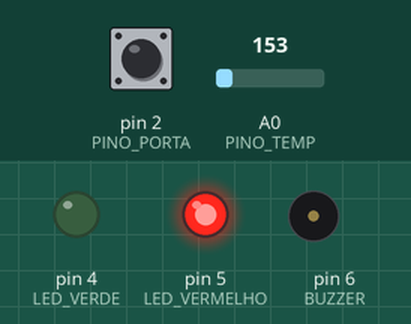
The sketch below on a simulated Arduino Uno, built with avr-gcc and run on an emulated ATmega328P. Shown: output pins drawn as LEDs (lit = HIGH), buzzer (waves = sounding). The test bench sets the inputs (shaded band); at power-on: pin 2 (PINO_PORTA) HIGH, A0 (PINO_TEMP) = 153. What the sketch prints to the serial monitor is not drawn.

Above: at 1.9 s.
2.0 s: pin 2 (PINO_PORTA) pulled LOW for 1.3 s
Timing chart, 0 to 11.5 s (numbered marks = the images above; inputs shaded):
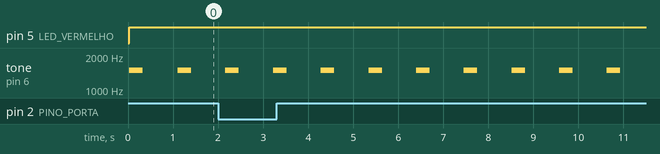

The sketch:

Guardiao_Frio_Tinkercad.ino
```cpp
// ============================================================================
// PROJETO: Guardião Frio IoT - Monitoramento Inteligente de Refrigeração
// ALUNO: Wanderson Lopes da Silva | RA: 314886
// APLICAÇÃO: Pequenos Comércios Comunitários (Freezers de Congelados)
// AMBIENTE: Autodesk Tinkercad Circuits / Arduino Uno R3 / NodeMCU ESP8266
// ============================================================================

const int PINO_TEMP = A0;     // Sensor de Temperatura TMP36
const int PINO_PORTA = 2;     // Sensor Magnético de Porta (Chave / Reed Switch)
const int LED_VERDE = 4;      // Indicador Sistema Normal (Abaixo de -10 °C)
const int LED_VERMELHO = 5;   // Indicador Alerta Crítico (Acima de -10 °C ou Porta Aberta)
const int BUZZER = 6;         // Alarme Sonoro Local

const float LIMITE_TEMP_MAX = -10.0; // Limite máximo seguro para congelados (-10.0 °C)

void setup() {
  pinMode(PINO_PORTA, INPUT_PULLUP);
  pinMode(LED_VERDE, OUTPUT);
  pinMode(LED_VERMELHO, OUTPUT);
  pinMode(BUZZER, OUTPUT);
  Serial.begin(9600);
  Serial.println("=== SISTEMA GUARDIAO FRIO IoT INICIADO ===");
}

void loop() {
  int leituraADC = analogRead(PINO_TEMP);
  float tensao = leituraADC * (5.0 / 1023.0);
  float temperaturaC = (tensao - 0.5) * 100.0;

  bool portaAberta = (digitalRead(PINO_PORTA) == HIGH);

  Serial.print("Temperatura Atual: ");
  Serial.print(temperaturaC, 1);
  Serial.print(" C | Porta: ");
  Serial.println(portaAberta ? "ABERTA" : "FECHADA");

  if (temperaturaC > LIMITE_TEMP_MAX || portaAberta) {
    digitalWrite(LED_VERDE, LOW);
    digitalWrite(LED_VERMELHO, HIGH);
    tone(BUZZER, 1500, 300);
    Serial.println(">>> [ALERTA IoT ENVIADO AO CELULAR]: Freezer acima de -10 C ou Porta Aberta!");
  } else {
    digitalWrite(LED_VERDE, HIGH);
    digitalWrite(LED_VERMELHO, LOW);
    noTone(BUZZER);
  }

  delay(1000);
}
```

Measured:
- by itself, tone on pin 6 (BUZZER): alternates 1500 Hz for 0.30 s and silent for 0.76 s
